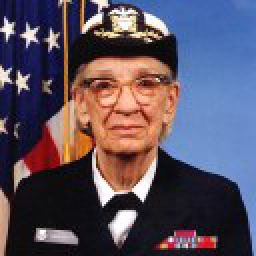
#> input picture packages/Pillow/Pillow-9.1.0.tar.gz/Pillow-9.1.0/Tests/images/hopper.pnm, 128 x 128 px (shown 2 times larger)
$ python pad_image.py ../../../../Pillow/Pillow-9.1.0.tar.gz/Pillow-9.1.0/Tests/images/hopper.pnm 5
#> lines starting #> are read from the running program, lines starting #| are printed output that depends on the picture
#!/usr/bin/env python3

"""Adds padding to a square image an resizes it back to original resolution.

Use this for creating top menu icons. Resulting image is overwritten.
Ref: https://note.nkmk.me/en/python-pillow-add-margin-expand-canvas/
"""

import argparse
import pathlib

from PIL import Image


def main(img: pathlib.Path, padding: int):  # noqa
#> called with padding = 5
    with Image.open(img) as image:
#> image is the input picture: PIL image 128x128 RGB; mean R, G, B 89.7, 80.1, 95.4
        width, height = image.size
#> width = 128; height = 128
        resized = image.resize((width - (padding * 2), height - (padding * 2)))
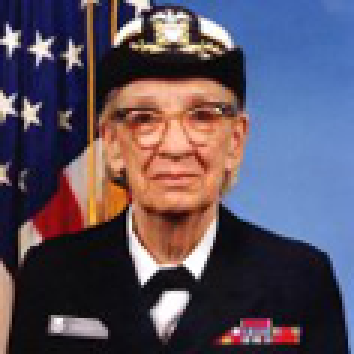
#> resized: PIL image 118x118 RGB (shown 3 times larger); mean R, G, B 89.7, 80.1, 95.4
        padded_image = Image.new(image.mode, (width, height))
#> padded_image: PIL image 128x128 RGB; every value is 0
        padded_image.paste(resized, (padding, padding))
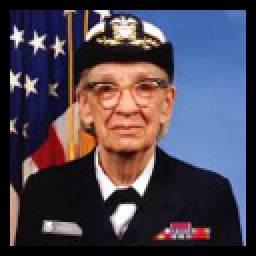
#> padded_image: PIL image 128x128 RGB (shown 2 times larger); mean R, G, B 76.2, 68, 81.1
    padded_image.save(img)


if __name__ == "__main__":
    ap = argparse.ArgumentParser(description=__doc__)
    ap.add_argument("img", type=pathlib.Path)
    ap.add_argument("padding", type=int)
    args = vars(ap.parse_args())
    main(**args)
